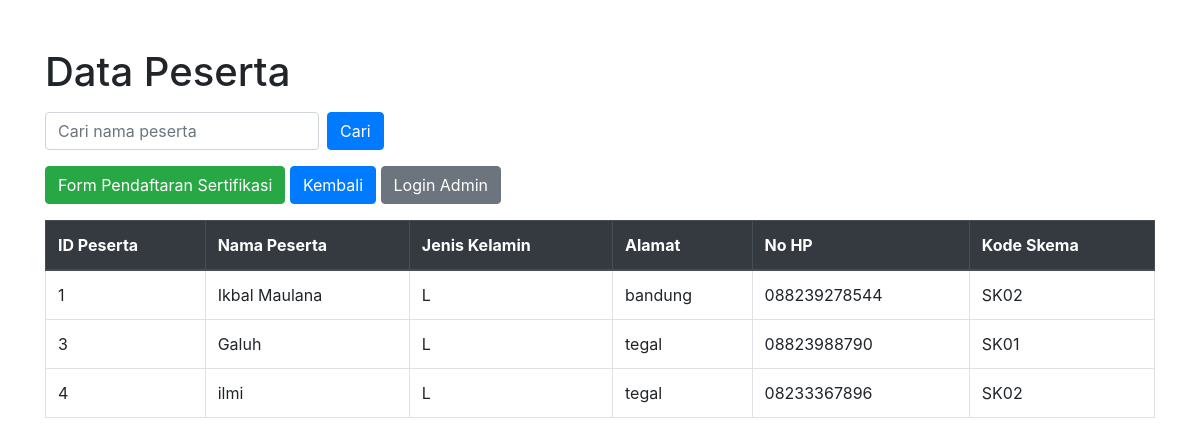
Screenshot of /lihat.php with the database file from the repository.
### tables this page shows
CREATE TABLE `peserta` (
  `id_peserta` int(11) NOT NULL,
  `kd_skema` varchar(10) NOT NULL,
  `nm_peserta` varchar(100) NOT NULL,
  `jekel` enum('P','L') NOT NULL,
  `alamat` text NOT NULL,
  `no_hp` varchar(20) NOT NULL
);

### lihat.php (the view, shortened to what this page needs)
<?php
include 'config.php';
$search = isset($_GET['search']) ? $_GET['search'] : '';
$sql = "SELECT * FROM Peserta WHERE nm_peserta LIKE '%$search%'";
$result = $conn->query($sql);
?>
<!DOCTYPE html>
<html>
<head>
    <link href="https://stackpath.bootstrapcdn.com/bootstrap/4.5.2/css/bootstrap.min.css" rel="stylesheet">
</head>
<body>
    <div class="container">
        <h1 class="mt-5">Data Peserta</h1>
        <form class="form-inline my-3" method="GET" action="index.php">
            <input type="text" class="form-control mr-2" name="search" placeholder="Cari nama peserta" value="<?php echo $search; ?>">
            <button type="submit" class="btn btn-primary">Cari</button>
        </form>
        <a href="form_pendaftaran.php" class="btn btn-success mb-3">Form Pendaftaran Sertifikasi</a>
        <a href="index.php" class="btn btn-primary mb-3"> Kembali </a>
        <a href="login.php" class="btn btn-secondary mb-3">Login Admin</a>
        <table class="table table-bordered">
            <thead class="thead-dark">
                <tr>
                    <th>ID Peserta</th>
                    <th>Nama Peserta</th>
                    <th>Jenis Kelamin</th>
                    <th>Alamat</th>
                    <th>No HP</th>
                    <th>Kode Skema</th>
                </tr>
            </thead>
            <tbody>
                <?php
                if ($result->num_rows > 0) {
                    while($row = $result->fetch_assoc()) {
                        echo "<tr>
                                <td>{$row['id_peserta']}</td>
                                <td>{$row['nm_peserta']}</td>
                                <td>{$row['jekel']}</td>
                                <td>{$row['alamat']}</td>
                                <td>{$row['no_hp']}</td>
                                <td>{$row['kd_skema']}</td>
                            </tr>";
                    }
                } else {
                    echo "<tr><td colspan='6' class='text-center'>Tidak ada data</td></tr>";
                }
                ?>
            </tbody>
        </table>
    </div>
</body>
</html>

### rows the page displays
peserta: id_peserta "1", nm_peserta "Ikbal Maulana", jekel "L", alamat "bandung", no_hp "088239278544", kd_skema "SK02"
peserta: id_peserta "3", nm_peserta "Galuh", jekel "L", alamat "tegal", no_hp "08823988790", kd_skema "SK01"
peserta: id_peserta "4", nm_peserta "ilmi", jekel "L", alamat "tegal", no_hp "08233367896", kd_skema "SK02"
